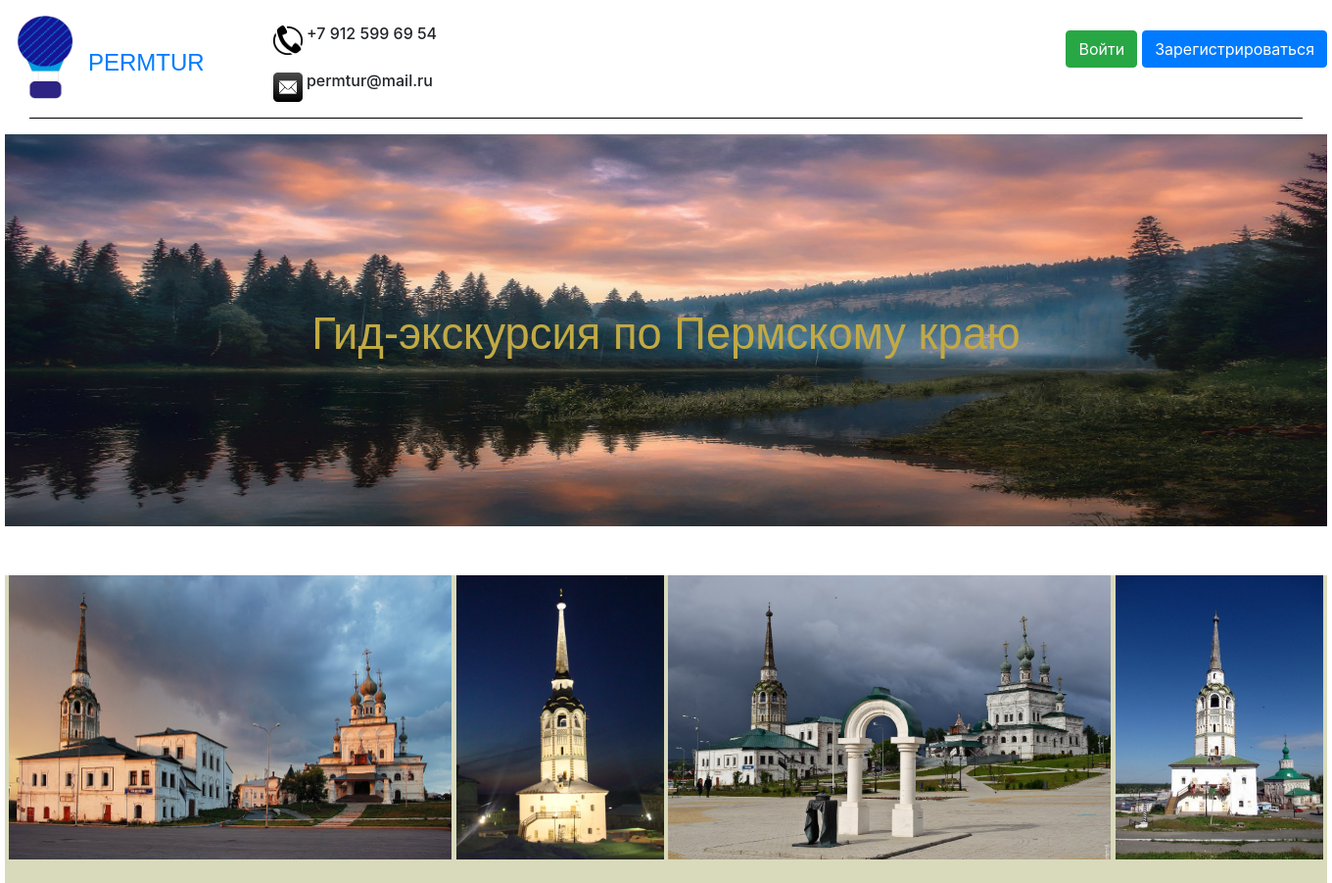
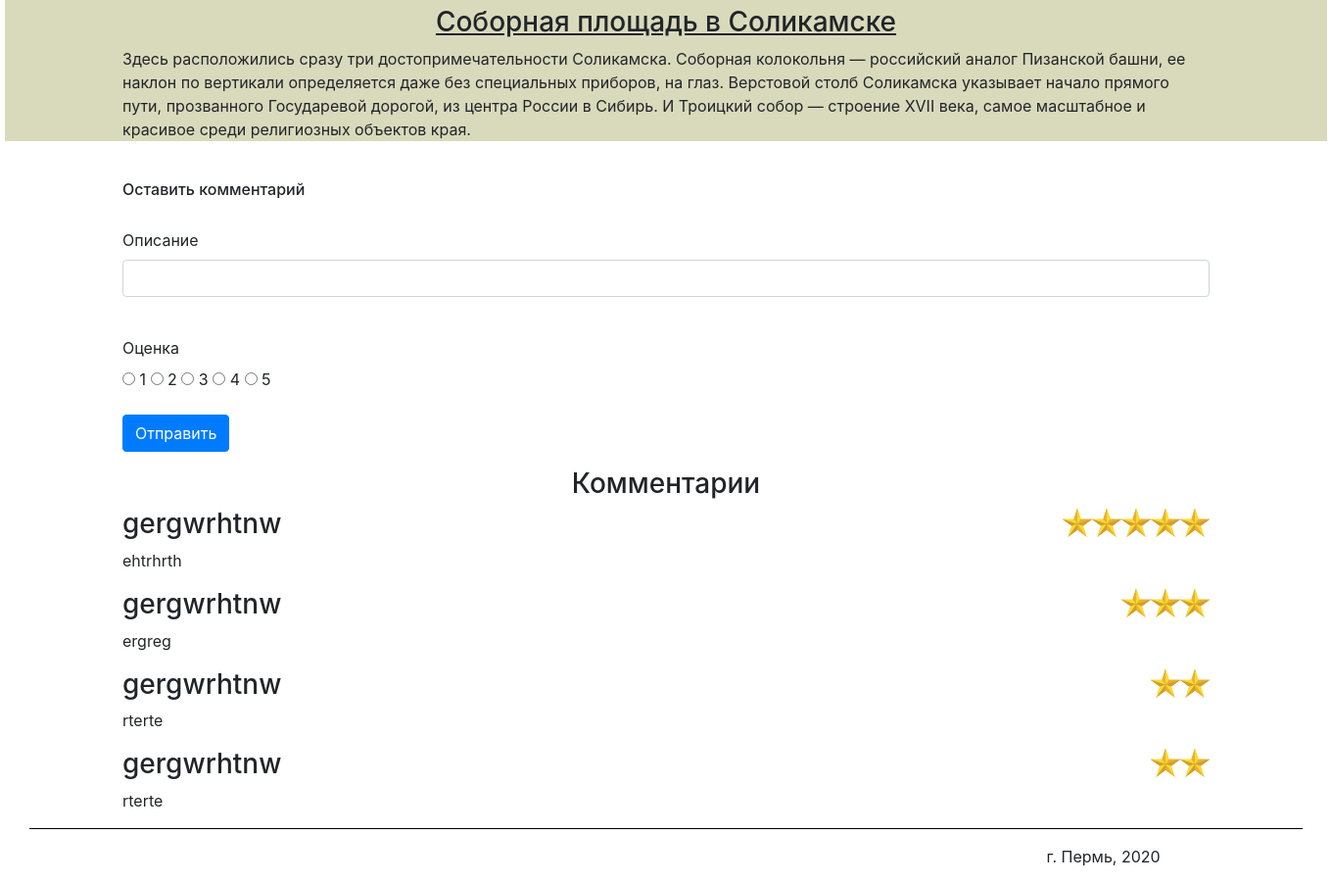
The page /Cathedral_square on the database its author committed (2 pictures, top to bottom).
### data/comments.py (models this page shows)
class Comment(SqlAlchemyBase, UserMixin):
    __tablename__ = 'comment'
    id = sqlalchemy.Column(sqlalchemy.Integer,
                           primary_key=True, autoincrement=True)
    description = sqlalchemy.Column(sqlalchemy.String)
    sight = sqlalchemy.Column(sqlalchemy.String)
    nickname = sqlalchemy.Column(sqlalchemy.String)
    email = sqlalchemy.Column(sqlalchemy.String)
    mark = sqlalchemy.Column(sqlalchemy.Integer)

### main.py (the view, shortened to what this page needs)
    @app.route('/Cathedral_square', methods=['GET', 'POST'])
    def Cathedral_square():
        form = CommentForm()
        return render_template('Cathedral_square.html', sight="Cathedral_square", title="Соборная площадь", Comment=Comment, session=session, form=form)

### data/comment_form.py
class CommentForm(FlaskForm):
    description = StringField('Описание')
    mark = RadioField('Оценка', choices=[('one_point', '1'), ('two_points', '2'),
                                         ('three_points', '3'), ('four_points', '4'),
                                         ('five_points', '5')], validators=[DataRequired()])
    submit = SubmitField('Отправить')

### templates/Cathedral_square.html
{% extends "header_footer.html" %}
{% block content %}
    <div style="text-align: center; margin-top: 50px;">
        <figure class="sight_caption_redirect">
            <img src="static/images/sights/Соборная площадь.jpg" class="sight1_1redirect">
            <img src="static/images/sights/Соборная площадь2.jpg" class="sight1_2_redirect">
            <img src="static/images/sights/Соборная площадь3.jpg" class="sight1_3_redirect">
            <img src="static/images/sights/Соборная площадь4.jpg" class="sight1_4_redirect">
                <h3 style="margin-top: 30px;"><u>Соборная площадь в Соликамске</u></h3>
                <main role="main" class="container">
                    <p style="text-align: left;">Здесь расположились сразу три достопримечательности Соликамска.
                    Соборная колокольня — российский аналог Пизанской башни, ее наклон
                    по вертикали определяется даже без специальных приборов, на глаз.
                    Верстовой столб Соликамска указывает начало прямого пути,
                    прозванного Государевой дорогой, из центра России в Сибирь. И
                    Троицкий собор — строение XVII века, самое масштабное и красивое
                    среди религиозных объектов края.</p>
                </main>
        </figure>
    </div>
    {% include "comment.html" %}
{% endblock %}

### templates/header_footer.html (shortened to what this page needs)
<!DOCTYPE html>
<html lang="en">
<head>
    <link rel="stylesheet"
          href="https://stackpath.bootstrapcdn.com/bootstrap/4.4.1/css/bootstrap.min.css"
>
    <link href="static/css/style.css" rel="stylesheet" type="text/css">
</head>
<body style="width: 1350px; margin: 0 auto;">
    <header style="width: 1350px; margin: 0 auto;">
        {% if current_user.is_authenticated %}
            <div style="margin: 15px 0px 0px 0px; float: right;">
                <a class="cent" style="width: 80px; font-size:30px;">{{ current_user.nickname }}</a>
                <a class="btn btn-danger" href="/logout">Выйти</a>
                <a class="btn btn-info" href="/cabinet">Личный кабинет</a>
            </div>
        {% else %}
            <p>
                <div>
                    <a style="margin: 15px 0px 0px 0px; float: right;" class="btn btn-primary" href="/register">Зарегистрироваться</a>
                    <a style="margin: 15px 5px 0px 0px; float: right;" class="btn btn-success" href="/login">Войти</a>
                </div>
            </p>
        {% endif %}
        <div>
            <div>
                <img style="float: left;" src="static/images/logo.jpg" width="85" height="85" alt="Логотип">
                <a style="margin:30px 0px 0px 0px; float: left;" href="/"><font size="5pt" face="Arial">PERMTUR</font></a>
                <h6>
                    <img style="margin:10px 0px 0px 70px;" src="static/images/telephone.jpg" width="30" height="30" alt="Телефон">
                    +7 912 599 69 54</h6>
                <h6>
                    <img style="margin:10px 0px 0px 70px;" src="static/images/mail.jpg" width="30" height="30" alt="Почта">
                    permtur@mail.ru
                </h6>
            </div>
            <hr align="center" width="1300" size="5" color="black" />
        </div>
    </header>
    <div class="img_cont">
        <img src="static/images/main.jpg" alt="main" class="main_image">
        <p>Гид-экскурсия по Пермскому краю</p>
    </div>
    {% block content %}
    {% endblock %}
    <footer style="clear: both;">
        <hr align="center" width="1300" size="5" color="black" />
        <main role="main" class="container">
            <p style="margin-left: 85%;">г. Пермь, 2020</p>
        </main>
    </footer>
</body>
</html>

### templates/comment.html (shortened to what this page needs)
<div>
    <main role="main" class="container">
        <h6 style="margin-bottom: 30px; margin-top: 40px;">Оставить комментарий</h6>
        <form action="" method="post">
            <p>
                {{ form.description.label }}<br>
                {{ form.description(class="form-control", type="description") }}<br>
            </p>
            <p>
                 {{ form.mark.label }}<br>
                 {% for mark in form.mark %}
                     {{ mark }}
                     {{ mark.label }}
                 {% endfor %}
             </p>
            <p>{{ form.submit(type="submit", class="btn btn-primary") }}</p>
        </form>
        <h3 style="text-align: center;">Комментарии</h3>
        {% set comment = session.query(Comment) %}
        {% for i in range(session.query(Comment).count()) %}
            {% if comment[i].sight == sight %}
                <div>
                    <h3 style="float: left;">{{ comment[i].nickname }}</h3>
                    {% set points = {"one_point": 1, "two_points": 2, "three_points": 3,
                        "four_points":4, "five_points": 5} %}
                        {% for i in range(points[comment[i].mark]) %}
                            <img style="width: 30px; height: 30px; float: right;" src="static/images/star.jpg">
                        {% endfor %}
                    <p style="clear: both;">{{ comment[i].description }}</p>
                </div>
            {% endif %}
        {% endfor %}
    </main>
</div>

### static/css/style.css (style rules this page uses)
.main_image { width: 1350px; height: 400px; display: block; margin: 0 auto; }
.img_cont { font-family: Arial; color: #C1A944; font-size: 34pt; vertical-align:middle; text-align:center; width: 1350px; height: 400px; position: relative; display: block; margin: 0 auto; padding-top:170px; }
.img_cont img { position:absolute; z-index:-1; left:0; top:0; }
.sight1_1redirect { width: 452px; height: 290px; }
.sight1_2_redirect { width: 212px; height: 290px; }
.sight1_3_redirect { width: 452px; height: 290px; }
.sight1_4_redirect { width: 212px; height: 290px; }
.sight_caption_redirect { background: #d9dabb; display: block; margin: 0 0px 0px 0; text-align: center; }

### rows shown on the page
Comment: nickname "gergwrhtnw", mark "five_points" (drawn), description "ehtrhrth"
Comment: nickname "gergwrhtnw", mark "three_points" (drawn), description "ergreg"
Comment: nickname "gergwrhtnw", mark "two_points" (drawn), description "rterte"
Comment: nickname "gergwrhtnw", mark "two_points" (drawn), description "rterte"

### other values the page prints
{{ mark.label }} "1" "2" "3" "4" "5"
